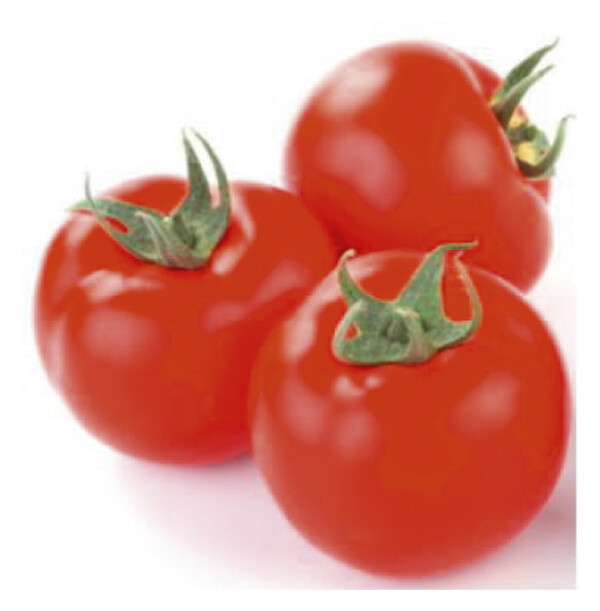
#> input picture src/tomate.jpg, 600 x 611 px, found by its file name
$ python code.py   (older library calls are emulated)
#> lines starting #> are read from the running program, lines starting #| are printed output that depends on the picture; after the words box and inside, x2 and y2 are one past the last pixel; in counts of white or black regions, pixels touching at a corner belong together
import cv2
import numpy as np

def morphological_filter(img):
    """Filtro morfológico composto com B1 e B2 definidos no artigo."""

    # B1 (cross 3x3)
    B1 = np.array([[0,1,0],
                   [1,1,1],
                   [0,1,0]], dtype=np.uint8)

    # B2 (diamond 5x5)
    B2 = np.array([[0,0,1,0,0],
                   [0,1,1,1,0],
                   [1,1,1,1,1],
                   [0,1,1,1,0],
                   [0,0,1,0,0]], dtype=np.uint8)

    # Operação 1: (F ∘ B1) · B2
    A1 = cv2.morphologyEx(img, cv2.MORPH_OPEN, B1)
    A1 = cv2.morphologyEx(A1, cv2.MORPH_CLOSE, B2)

    # Operação 2: (F · B2) ∘ B1
    A2 = cv2.morphologyEx(img, cv2.MORPH_CLOSE, B2)
    A2 = cv2.morphologyEx(A2, cv2.MORPH_OPEN, B1)

    # Filtro composto
    A3 = cv2.addWeighted(A1, 0.1, A2, 0.9, 0)

    return A3

def gradient_magnitude(img):
    """Calcula gradiente em 4 direções: 0, 90, 45 e 135 graus."""
    # Sobel tradicional
    gx = cv2.Sobel(img, cv2.CV_64F, 1, 0, ksize=3)
    gy = cv2.Sobel(img, cv2.CV_64F, 0, 1, ksize=3)

    # Filtros para 45° e 135°
    kernel45 = np.array([[-2, -1, 0],
                         [-1,  0, 1],
                         [ 0,  1, 2]], dtype=np.float32)
    kernel135 = np.array([[ 0, 1, 2],
                          [-1, 0, 1],
                          [-2,-1, 0]], dtype=np.float32)

    g45 = cv2.filter2D(img, cv2.CV_64F, kernel45)
    g135 = cv2.filter2D(img, cv2.CV_64F, kernel135)

    # Magnitude combinada
    mag = np.abs(gx) + np.abs(gy) + np.abs(g45) + np.abs(g135)

    #mag = np.sqrt(gx**2 + gy**2 + g45**2 + g135**2)

    # Converte para 8 bits
    mag8 = cv2.convertScaleAbs(mag)

    return mag8, gx, gy

def non_maximum_suppression(mag, gx, gy):
    """ Supressão de não-máximos com base no ângulo do gradiente (usando magnitude 4 direções)."""
    M, N = mag.shape
    Z = np.zeros((M, N), dtype=np.uint8)

    # Ângulo em graus
    angle = np.arctan2(gy, gx) * 180. / np.pi
    angle[angle < 0] += 180

    for i in range(1, M-1):
        for j in range(1, N-1):
            q = 255
            r = 255

            # direção 0° (horizontal)
            if (0 <= angle[i,j] < 22.5) or (157.5 <= angle[i,j] <= 180):
                q = mag[i, j+1]
                r = mag[i, j-1]
            # direção 45°
            elif (22.5 <= angle[i,j] < 67.5):
                q = mag[i+1, j-1]
                r = mag[i-1, j+1]
            # direção 90° (vertical)
            elif (67.5 <= angle[i,j] < 112.5):
                q = mag[i+1, j]
                r = mag[i-1, j]
            # direção 135°
            elif (112.5 <= angle[i,j] < 157.5):
                q = mag[i-1, j-1]
                r = mag[i+1, j+1]

            # Mantém apenas se for máximo local
            if (mag[i,j] >= q) and (mag[i,j] >= r):
                Z[i,j] = mag[i,j]
            else:
                Z[i,j] = 0

    return Z

def hysteresis(img, low, high):
    """Duplo limiar + histerese."""
    strong = 255
    weak = int(low)

    res = np.zeros_like(img, dtype=np.uint8)

    strong_i, strong_j = np.where(img >= high)
    weak_i, weak_j = np.where((img <= high) & (img >= low))

    res[strong_i, strong_j] = strong
    res[weak_i, weak_j] = weak

    # Histerese: conectar fracos aos fortes
    M, N = img.shape
    for i in range(1, M-1):
        for j in range(1, N-1):
            if res[i,j] == weak:
                if ((res[i+1, j-1] == strong) or (res[i+1, j] == strong) or (res[i+1, j+1] == strong)
                    or (res[i, j-1] == strong) or (res[i, j+1] == strong)
                    or (res[i-1, j-1] == strong) or (res[i-1, j] == strong) or (res[i-1, j+1] == strong)):
                    res[i,j] = strong
                else:
                    res[i,j] = 0
    return res

def improved_canny(img):
    """Implementa o Canny morfologicamente melhorado."""
    # Passo 1: filtro morfológico
    denoised = morphological_filter(img)

    # Passo 2: gradiente em 4 direções
    mag, gx, gy = gradient_magnitude(denoised)

    # Passo 3: supressão de não-máximos
    nms = non_maximum_suppression(mag, gx, gy)

    # Passo 4: Otsu para definir thresholds
    otsu_val, otsu_img = cv2.threshold(nms, 0, 255, cv2.THRESH_BINARY + cv2.THRESH_OTSU)
    high = int(otsu_val)
    low = int(0.5 * otsu_val)

    # Passo 5: duplo limiar + histerese
    edges = hysteresis(nms, low, high)

    return edges

# Exemplo de uso
if __name__ == "__main__":
    img = cv2.imread("/home/maiara/Developer/pdi/edge-detection-morphological-canny/src/tomate.jpg", cv2.IMREAD_GRAYSCALE)
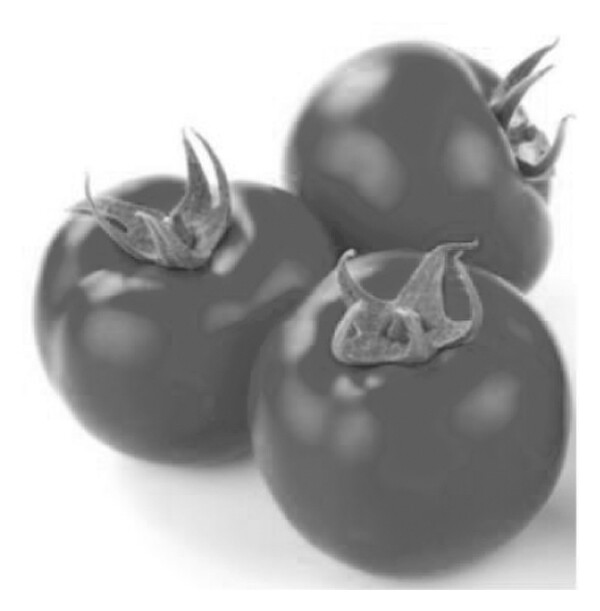
#> img: shape (611, 600); min 47, max 255, mean 173.6
    edges = improved_canny(img)
#> in gradient_magnitude, `g135 = cv2.filter2D(img, cv2.CV_64F, kernel135)`:
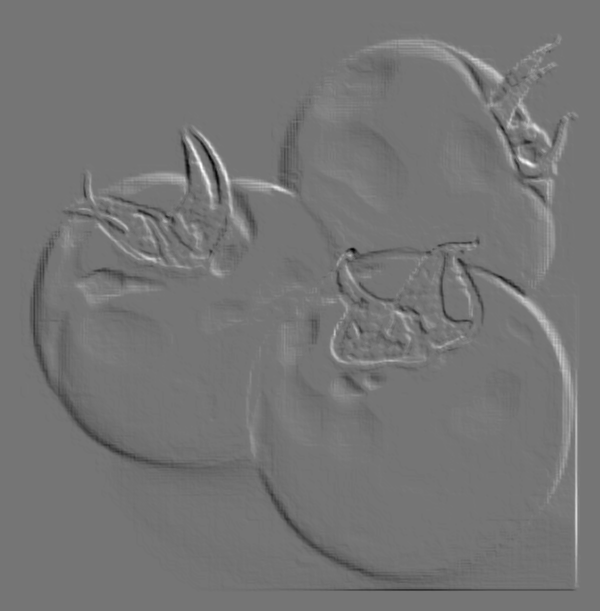
#> g135: shape (611, 600) float64; min -271, max 319, mean 0; drawn with min black and max white
#> in non_maximum_suppression, `angle = np.arctan2(gy, gx) * 180. / np.pi`:
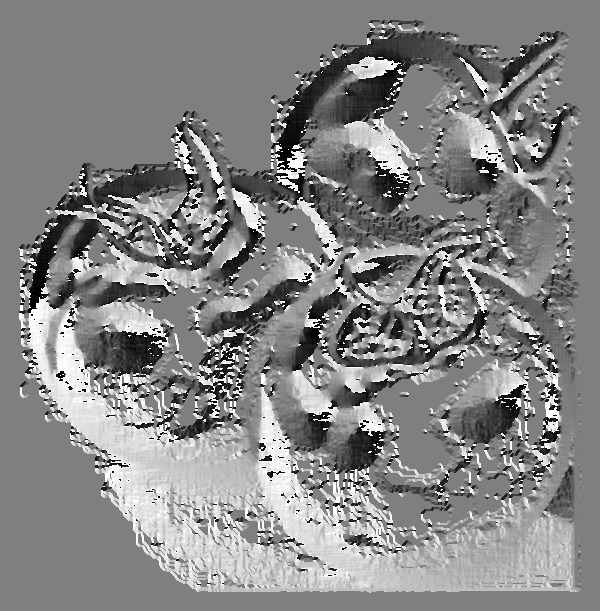
#> angle: shape (611, 600) float64; min -179.8, max 180, mean 9.2; drawn with min black and max white
#> in non_maximum_suppression, `angle[angle < 0] += 180`:
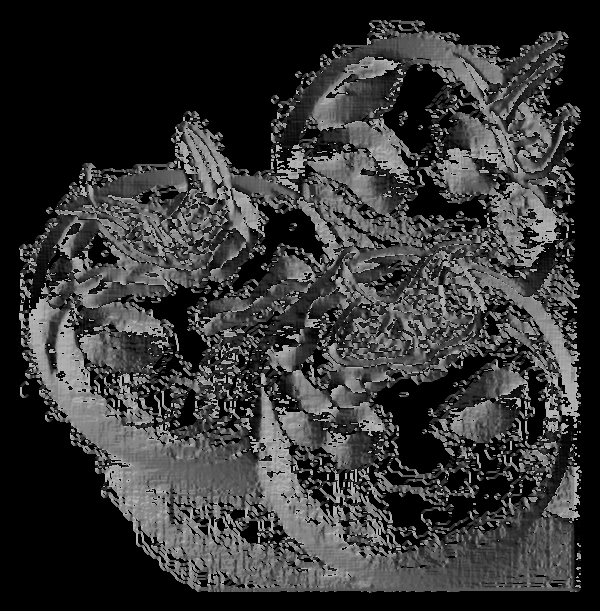
#> angle: shape (611, 600) float64; min 0, max 180, mean 53.2
#> after the loop in non_maximum_suppression, `for i in range(1, M-1):`:
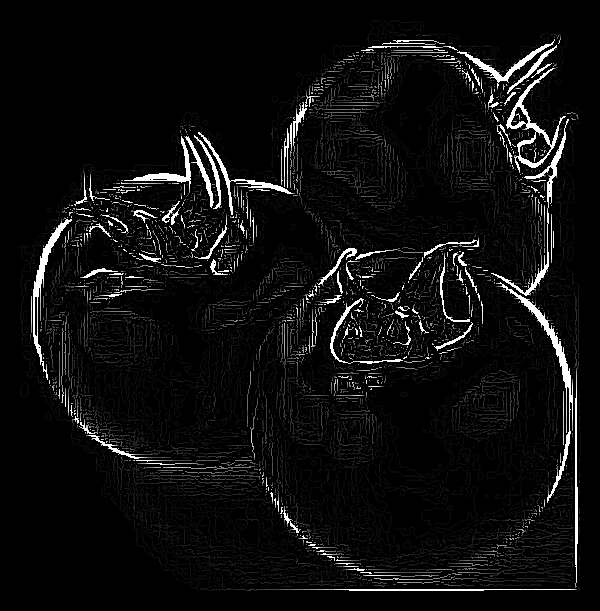
#> Z: shape (611, 600); min 0, max 255, mean 14.3
#> in improved_canny, `otsu_val, otsu_img = cv2.threshold(nms, 0, 255, cv2.THRESH_BINARY + cv..`:
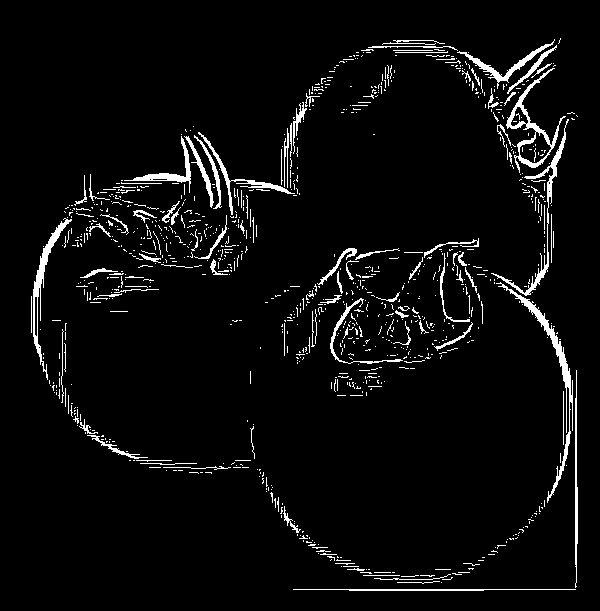
#> otsu_img: shape (611, 600); 4.6% white in thin lines or dots, all inside (x1, y1, x2, y2) = (31, 38, 578, 591)
#> in improved_canny, `otsu_val, otsu_img = cv2.threshold(nms, 0, 255, cv2.THRESH_BINARY + cv..`: otsu_val = 114
#> in improved_canny, `low = int(0.5 * otsu_val)`: low = 57
#> in hysteresis, `strong_i, strong_j = np.where(img >= high)`: strong_i = 16814 values from 38 to 590; strong_j = 16814 values, max 577 at index 2384, min 31 at index 10668, mean 345.7
#> in hysteresis, `weak_i, weak_j = np.where((img <= high) & (img >= low))`: weak_i = 6930 values from 35 to 589; weak_j = 6930 values, max 577 at index 757, min 30 at index 4081, mean 310.4
#> after the loop in hysteresis, `for i in range(1, M-1):`:
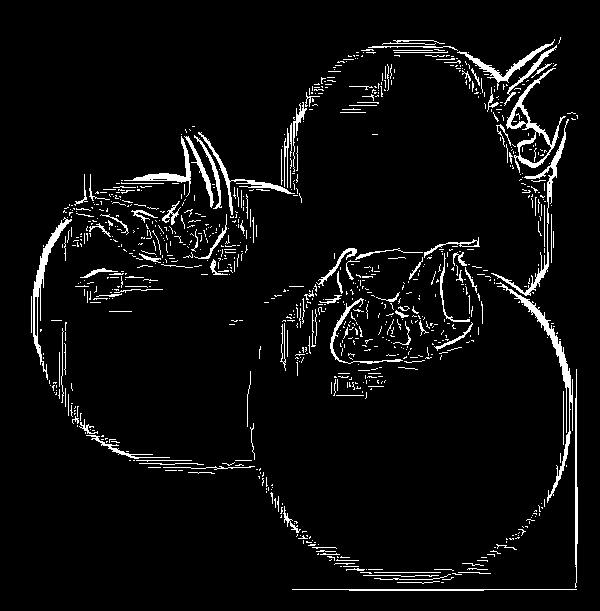
#> res: shape (611, 600); 5% white in thin lines or dots, all inside (x1, y1, x2, y2) = (31, 37, 578, 591)

    cv2.imshow("Original", img)
    cv2.imshow("Improved Canny", edges)
    cv2.waitKey(0)
    cv2.destroyAllWindows()

$ run again, with src/img.jpg copied over src/tomate.jpg
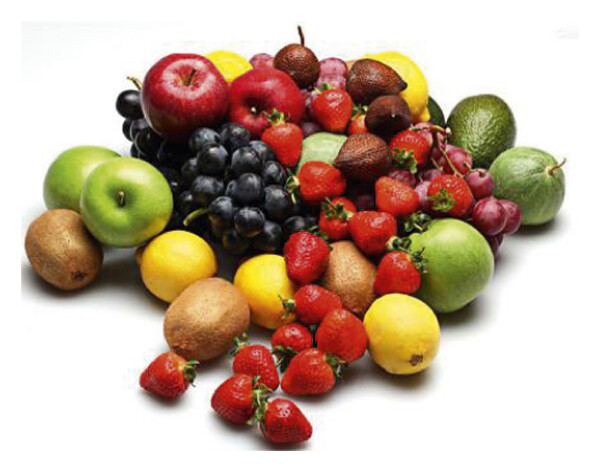
#> input picture src/img.jpg, 600 x 472 px, found by its file name
#> in improved_canny, `otsu_val, otsu_img = cv2.threshold(nms, 0, 255, cv2.THRESH_BINARY + cv..`:
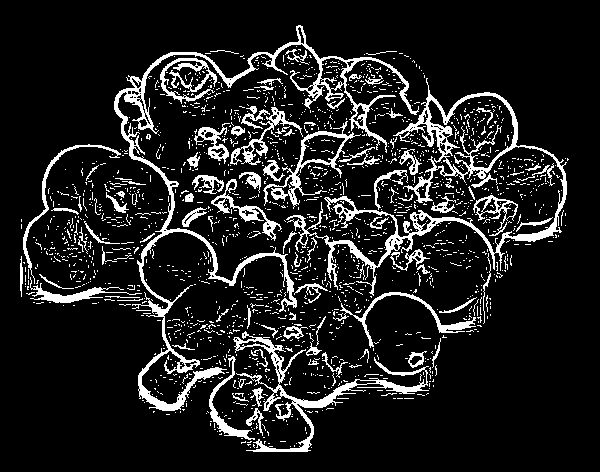
#> otsu_img: shape (472, 600); 12.2% white; 1794 white regions (1696 under 20 px), largest, box (x1, y1, x2, y2) and area: (114, 25, 419, 411) 6978, (286, 78, 567, 296) 5860, (233, 331, 429, 452) 2664
#> otsu_val = 120
#> low = 60
#> weak_i = 7200 values from 21 to 450; weak_j = 7200 values, max 579 at index 27, min 20 at index 22, mean 296.3
#> after the loop in hysteresis, `for i in range(1, M-1):`:
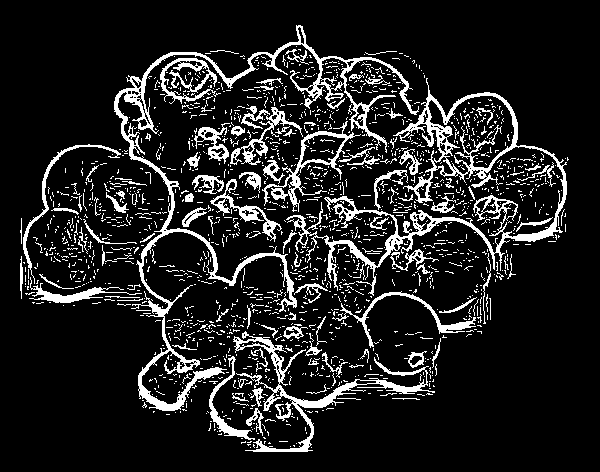
#> res: shape (472, 600); 12.9% white; 1680 white regions (1569 under 20 px), largest, box (x1, y1, x2, y2) and area: (114, 25, 419, 411) 7071, (286, 78, 567, 296) 6442, (233, 331, 435, 452) 2716
